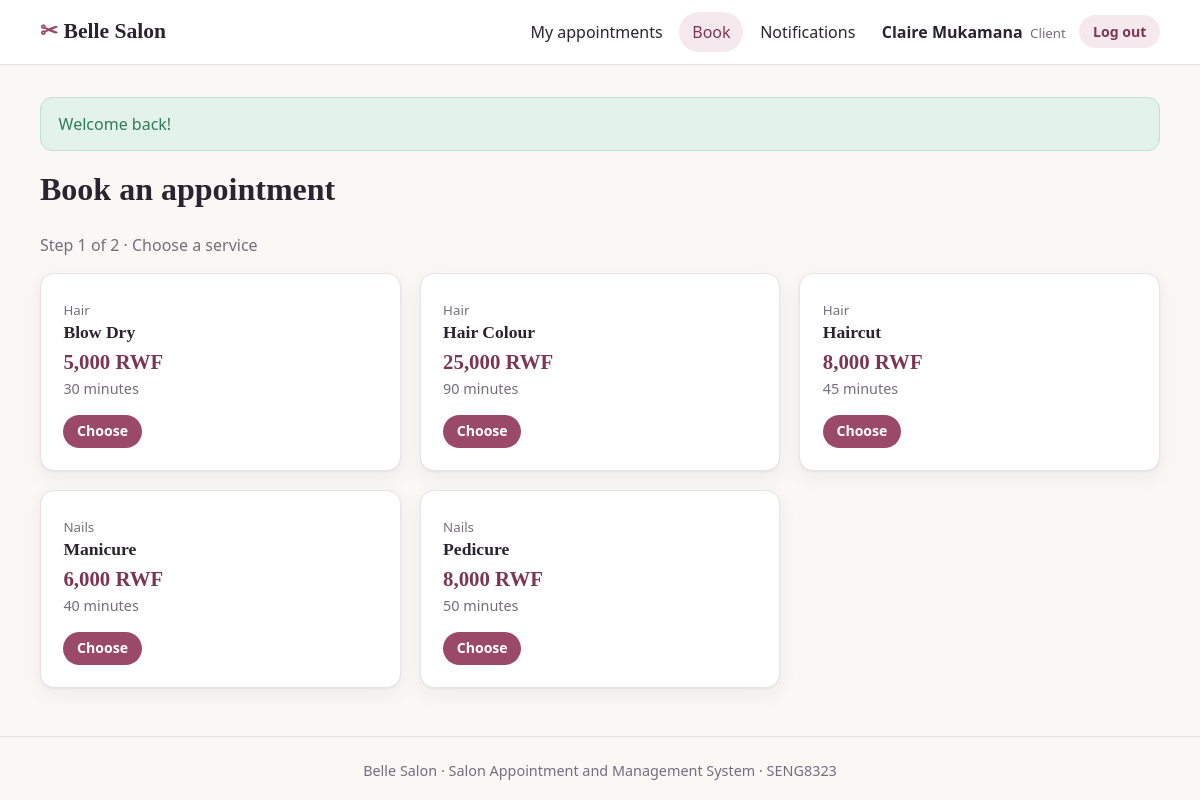
Screenshot of /client/book.php (signed in) with the database file from the repository.
### tables this page shows
CREATE TABLE users (
  user_id       INT AUTO_INCREMENT PRIMARY KEY,
  name          VARCHAR(100) NOT NULL,
  email         VARCHAR(150) NOT NULL UNIQUE,
  phone         VARCHAR(30)  NOT NULL DEFAULT '',
  password_hash VARCHAR(255) NOT NULL,           
  role          VARCHAR(10)  NOT NULL,           
  created_at    DATETIME     NOT NULL
);

CREATE TABLE services (
  service_id       INT AUTO_INCREMENT PRIMARY KEY,
  name             VARCHAR(100) NOT NULL,
  category         VARCHAR(50)  NOT NULL,
  price            DECIMAL(10,2) NOT NULL,
  duration_minutes INT NOT NULL,
  is_active        TINYINT NOT NULL DEFAULT 1    
);

### includes/functions.php (called while the page is built, shortened)
<?php
function h($value): string
{
    return htmlspecialchars((string)$value, ENT_QUOTES, 'UTF-8');
}
function url(string $path = ''): string
{
    return BASE_URL . '/' . ltrim($path, '/');
}
function money($amount): string
{
    return number_format((float)$amount, 0, '.', ',') . ' RWF';
}

### includes/db.php (called while the page is built, shortened)
<?php
function db(): PDO
{
    static $pdo = null;
    if ($pdo !== null) {
        return $pdo;
    }
    $dsn  = getenv('SALON_DSN') ?: 'mysql:host=' . DB_HOST . ';dbname=' . DB_NAME . ';charset=utf8mb4';
    $user = getenv('SALON_DSN') ? null : DB_USER;
    $pass = getenv('SALON_DSN') ? null : DB_PASS;
    try {
        $pdo = new PDO($dsn, $user, $pass, [
            PDO::ATTR_ERRMODE            => PDO::ERRMODE_EXCEPTION,
            PDO::ATTR_DEFAULT_FETCH_MODE => PDO::FETCH_ASSOC,
        ]);
    } catch (PDOException $e) {
        http_response_code(500);
        exit('<!doctype html><meta charset="utf-8"><body style="font-family:sans-serif;max-width:560px;margin:60px auto">'
           . '<h2>Cannot reach the database</h2>'
           . '<ol><li>Open the XAMPP Control Panel and <b>start MySQL</b>.</li>'
           . '<li>Open <code>http://localhost/phpmyadmin</code> and <b>import</b> <code>database/salon.sql</code>.</li>'
           . '<li>Check the settings in <code>includes/config.php</code>.</li></ol></body>');
    }
    return $pdo;
}

### includes/auth.php (called while the page is built, shortened)
<?php
function current_user(bool $reload = false): ?array
{
    static $user = false;
    if ($user === false) {
        $user = null;
        if (!empty($_SESSION['uid'])) {
            $st = db()->prepare('SELECT user_id, name, email, phone, role FROM users WHERE user_id = ?');
            $st->execute([$_SESSION['uid']]);
            $user = $st->fetch() ?: null;
        }
    }
    return $user;
}
function require_login(): array
{
    $user = current_user();
    return $user;
}
function require_role(string $role): array
{
    $user = require_login();
    return $user;
}
function home_for(string $role): string
{
    return 'client/dashboard.php';
}
function profile_id(): int
{
    $user  = require_login();
    $table = ['client' => 'clients', 'staff' => 'staff', 'admin' => 'admins'][$user['role']];
    $col   = ['client' => 'client_id', 'staff' => 'staff_id', 'admin' => 'admin_id'][$user['role']];
    $st = db()->prepare("SELECT $col FROM $table WHERE user_id = ?");
    $st->execute([$user['user_id']]);
    return (int)$st->fetchColumn();
}

### client/book.php (the view, shortened to what this page needs)
<?php
$me       = require_role('client');
$active   = 'book';
$pdo      = db();
$services = $pdo->query('SELECT * FROM services WHERE is_active = 1 ORDER BY category, name')->fetchAll();
$service   = null;
require __DIR__ . '/../includes/header.php';
?>
<div class="page-head"><h1>Book an appointment</h1></div>
<?php if (!$service): ?>
  <p class="muted">Step 1 of 2 · Choose a service</p>
  <div class="grid grid-3">
    <?php foreach ($services as $s): ?>
      <div class="card service-card" style="margin:0">
        <small><?= h($s['category']) ?></small>
        <h3><?= h($s['name']) ?></h3>
        <div class="price"><?= h(money($s['price'])) ?></div>
        <div class="meta"><?= (int)$s['duration_minutes'] ?> minutes</div>
        <a class="btn btn-small" href="<?= h(url('client/book.php?service=' . $s['service_id'])) ?>">Choose</a>
      </div>
    <?php endforeach; ?>
  </div>
<?php endif; ?>
<?php require __DIR__ . '/../includes/footer.php'; ?>

### includes/header.php (shortened to what this page needs)
<?php
$me     = current_user();
$active = $active ?? '';
$menus = [
    'guest'  => ['home' => ['Home', 'index.php'], 'login' => ['Log in', 'login.php'], 'register' => ['Register', 'register.php']],
    'client' => ['appointments' => ['My appointments', 'client/dashboard.php'], 'book' => ['Book', 'client/book.php']],
    'staff'  => ['schedule' => ['My schedule', 'staff/schedule.php']],
    'admin'  => ['dashboard' => ['Dashboard', 'admin/dashboard.php'], 'appointments' => ['Appointments', 'admin/appointments.php'],
                 'services' => ['Services', 'admin/services.php'], 'schedules' => ['Schedules', 'admin/schedules.php'],
                 'staff' => ['Staff', 'admin/staff.php']],
];
$menu = $menus[$me['role'] ?? 'guest'];
?>
<!doctype html>
<html lang="en">
<head>
  <link rel="stylesheet" href="<?= h(url('assets/css/style.css')) ?>">
</head>
<body>
<header class="topbar">
  <div class="container topbar-inner">
    <a class="brand" href="<?= h(url($me ? home_for($me['role']) : 'index.php')) ?>"><span class="brand-mark">✂</span> <?= h(SALON_NAME) ?></a>
    <nav class="nav">
      <?php foreach ($menu as $key => [$label, $link]): ?>
        <a href="<?= h(url($link)) ?>" class="<?= $active === $key ? 'active' : '' ?>"><?= h($label) ?></a>
      <?php endforeach; ?>
      <?php if ($me): $n = unread_count((int)$me['user_id']); ?>
        <a href="<?= h(url('notifications.php')) ?>" class="<?= $active === 'notifications' ? 'active' : '' ?>">Notifications<?php if ($n): ?> <span class="pill"><?= $n ?></span><?php endif; ?></a>
        <span class="nav-user"><?= h($me['name']) ?> <small><?= h($me['role']) ?></small></span>
        <a class="btn btn-small btn-light" href="<?= h(url('logout.php')) ?>">Log out</a>
      <?php endif; ?>
    </nav>
  </div>
</header>
<main class="container page">
<?php foreach ($_SESSION['flash'] ?? [] as $f): ?>
  <div class="alert alert-<?= h($f['type']) ?>"><?= h($f['msg']) ?></div>
<?php endforeach; unset($_SESSION['flash']); ?>

### assets/css/style.css (style rules this page uses)
:root { --bg: #faf7f5; --card: #ffffff; --ink: #2a2430; --muted: #756d7c; --line: #e9e2e6; --accent: #9a4a68; --accent-d: #7b3752; --accent-l: #f6e9ee; --gold: #c39a5b; --green: #2f7d57; --green-l: #e3f3ea; --red: #b33a3a; --red-l: #fbe7e7; --amber: #9a6a12; --amber-l: #fbf0d9; --blue: #2b5f93; --blue-l: #e4eef9; --radius: 14px; --shadow: 0 1px 2px rgba(42,36,48,.06), 0 6px 20px rgba(42,36,48,.06); }
* { box-sizing: border-box; }
body { margin: 0; background: var(--bg); color: var(--ink); line-height: 1.55; font-family: "Segoe UI", system-ui, -apple-system, Roboto, Helvetica, Arial, sans-serif; }
h1, h2, h3 { font-family: Georgia, "Times New Roman", serif; line-height: 1.2; margin: 0 0 .5em; }
h1 { font-size: 2rem; }
h3 { font-size: 1.1rem; }
a { color: var(--accent); }
p { margin: 0 0 1em; }
small, .muted { color: var(--muted); }
.container { width: min(1120px, 100% - 2rem); margin-inline: auto; }
.topbar { background: var(--card); border-bottom: 1px solid var(--line); position: sticky; top: 0; z-index: 10; }
.topbar-inner { display: flex; align-items: center; justify-content: space-between; gap: 1rem; min-height: 64px; }
.brand { font-family: Georgia, serif; font-size: 1.35rem; font-weight: 700; color: var(--ink); text-decoration: none; }
.brand-mark { color: var(--accent); }
.nav { display: flex; align-items: center; gap: .25rem; flex-wrap: wrap; }
.nav > a:not(.btn) { color: var(--ink); text-decoration: none; padding: .45rem .8rem; border-radius: 999px; font-weight: 500; }
.nav > a.active { background: var(--accent-l); color: var(--accent-d); }
.nav-user { padding: 0 .6rem; font-weight: 600; }
.nav-user small { text-transform: capitalize; font-weight: 400; margin-left: .2rem; }
.page { padding: 2rem 0 3rem; min-height: 70vh; }
.page-head { display: flex; align-items: flex-end; justify-content: space-between; gap: 1rem; flex-wrap: wrap; margin-bottom: 1.5rem; }
.page-head h1 { margin: 0; }
.card { background: var(--card); border: 1px solid var(--line); border-radius: var(--radius); box-shadow: var(--shadow); padding: 1.4rem; margin-bottom: 1.5rem; }
.grid { display: grid; gap: 1.2rem; }
.grid-3 { grid-template-columns: repeat(3, 1fr); }
.btn { display: inline-block; border: 0; cursor: pointer; font: inherit; font-weight: 600; text-decoration: none; background: var(--accent); color: #fff; padding: .65rem 1.2rem; border-radius: 999px; transition: background .15s, transform .05s; }
.btn-light { background: var(--accent-l); color: var(--accent-d); }
.btn-small { padding: .35rem .85rem; font-size: .88rem; }
.alert { padding: .85rem 1.1rem; border-radius: 12px; margin-bottom: 1.2rem; border: 1px solid transparent; }
.alert-success { background: var(--green-l); color: var(--green); border-color: #bfe3cf; }
.service-card h3 { margin-bottom: .2rem; }
.service-card .price { font-family: Georgia, serif; font-size: 1.3rem; color: var(--accent-d); font-weight: 700; }
.service-card .meta { color: var(--muted); font-size: .9rem; margin-bottom: .9rem; }

### rows the page displays
users: name "Claire Mukamana", role "Client"
services: category "Hair", name "Blow Dry", price "5,000 RWF", duration_minutes "30"
services: category "Hair", name "Hair Colour", price "25,000 RWF", duration_minutes "90"
services: category "Hair", name "Haircut", price "8,000 RWF", duration_minutes "45"
services: category "Nails", name "Manicure", price "6,000 RWF", duration_minutes "40"
services: category "Nails", name "Pedicure", price "8,000 RWF", duration_minutes "50"

### other values shown
SALON_NAME "Belle Salon"
$label "My appointments"
$label "Book"
$f['msg'] "Welcome back!"
